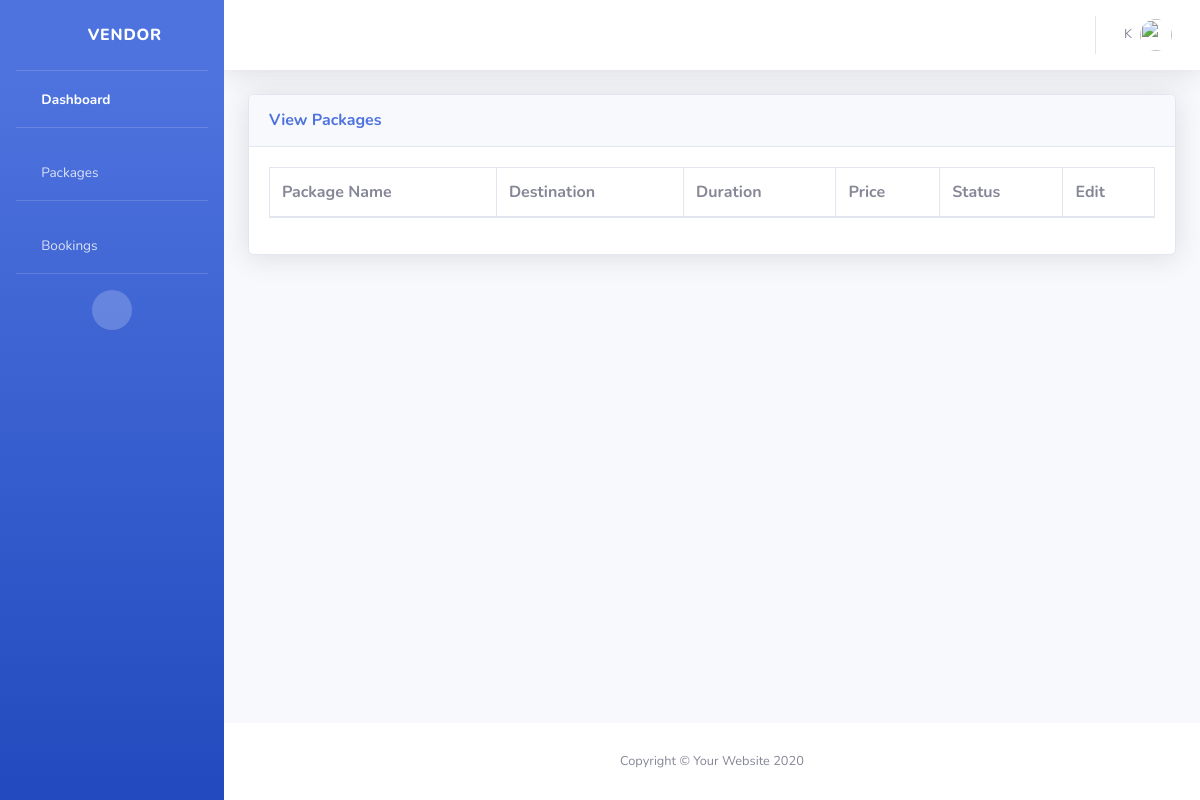
Page /view_package/ (signed in) on the earlier database version.
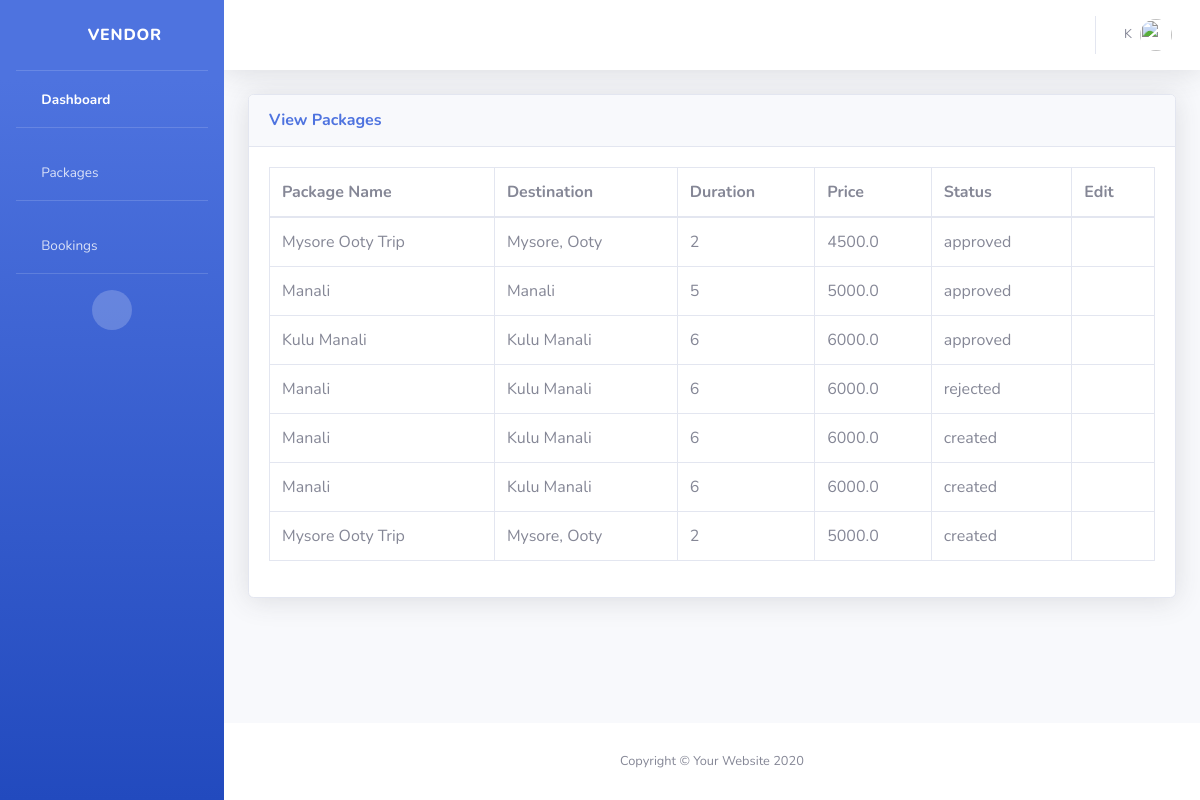
Same page on the later database version.
### vendor/models.py (models this page shows)
class package_table(models.Model):
    package_name=models.CharField(max_length=100)
    destination=models.CharField(max_length=100)
    duration=models.CharField(max_length=50)
    price=models.FloatField()
    created_at=models.DateTimeField()
    updated_at=models.DateTimeField()
    description=models.CharField( max_length=150)
    start_date=models.DateField()
    end_date=models.DateField()
    images=models.ImageField(upload_to='images/')
    status=models.CharField(max_length=20)
    vendor_id=models.ForeignKey(register_table,on_delete=models.SET_DEFAULT,default=1)
    class Meta:
        db_table="packages"

### vendor/views.py (the view)
# urls.py: path('view_package/',views.package_view),
def package_view(request):
    package_data = package_table.objects.filter(vendor_id=request.session['userid'])
    return render(request,'view_packages.html',{'pdata':package_data})

### vendor/templates/view_packages.html (shortened to what the changed rows need)
<!DOCTYPE html>
<html lang="en">
{% load static %}
<head>
    <link href="{% static 'vendor/fontawesome-free/css/all.min.css' %}" rel="stylesheet" type="text/css">
    <link href="{% static 'css/sb-admin-2.min.css' %}" rel="stylesheet">
</head>
<body id="page-top">
    <div id="wrapper">
        <div id="content-wrapper" class="d-flex flex-column">
            <div id="content">
                <div class="container-fluid">
                    <div class="card shadow mb-4">
                        <div class="card-body">
                            <div class="table-responsive">
                                <table class="table table-bordered" id="dataTable" width="100%" cellspacing="0">
                                    <thead>
                                        <tr>
                                            <th>Package Name</th>
                                            <th>Destination</th>
                                            <th>Duration</th>
                                            <th>Price</th>
                                            <th>Status</th>
                                            <th>Edit</th>
                                        </tr>
                                    </thead>
                                    <tbody>
                                        {% for data in pdata %}
                                        <tr>
                                            <td>{{data.package_name}}</td>
                                            <td>{{data.destination}}</td>
                                            <td>{{data.duration}}</td>
                                            <td>{{data.price}}</td>
                                            <td>{{data.status}}</td>
                                            <td><a href="/edit_package/{{data.id}}"><i class="fas fa-edit"></i></a></td>
                                        </tr>
                                        {% endfor %}
                                    </tbody>
                                </table>
                            </div>
                        </div>
                    </div>
                </div>
            </div>
        </div>
    </div>
</body>
</html>

Differences in the rows shown:
now on this page (row edited): package_table: package_name "Mysore Ooty Trip", destination "Mysore, Ooty", duration "2", price "4500.0", status "approved"
added package_table: package_name "Manali", destination "Manali", duration "5", price "5000.0", status "approved"
added package_table: package_name "Kulu Manali", destination "Kulu Manali", duration "6", price "6000.0", status "approved"
added package_table: package_name "Manali", destination "Kulu Manali", duration "6", price "6000.0", status "rejected"
added package_table: package_name "Manali", destination "Kulu Manali", duration "6", price "6000.0", status "created"
added package_table: package_name "Manali", destination "Kulu Manali", duration "6", price "6000.0", status "created"
added package_table: package_name "Mysore Ooty Trip", destination "Mysore, Ooty", duration "2", price "5000.0", status "created"
